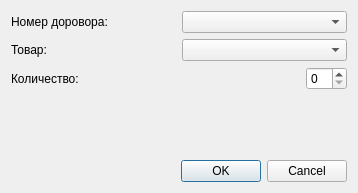
<?xml version="1.0" encoding="UTF-8"?>
<ui version="4.0">
 <class>addConsig</class>
 <widget class="QDialog" name="addConsig">
  <property name="geometry">
   <rect>
    <x>0</x>
    <y>0</y>
    <width>358</width>
    <height>193</height>
   </rect>
  </property>
  <property name="windowTitle">
   <string>Dialog</string>
  </property>
  <layout class="QGridLayout" name="gridLayout">
   <item row="2" column="0">
    <widget class="QDialogButtonBox" name="buttonBox">
     <property name="orientation">
      <enum>Qt::Horizontal</enum>
     </property>
     <property name="standardButtons">
      <set>QDialogButtonBox::Cancel|QDialogButtonBox::Ok</set>
     </property>
    </widget>
   </item>
   <item row="0" column="0">
    <layout class="QVBoxLayout" name="verticalLayout">
     <item>
      <layout class="QHBoxLayout" name="horizontalLayout_3">
       <item>
        <widget class="QLabel" name="label">
         <property name="text">
          <string>Номер доровора:</string>
         </property>
        </widget>
       </item>
       <item>
        <widget class="QComboBox" name="treatyCmb"/>
       </item>
      </layout>
     </item>
     <item>
      <layout class="QHBoxLayout" name="horizontalLayout_2">
       <item>
        <widget class="QLabel" name="label_2">
         <property name="text">
          <string>Товар:</string>
         </property>
        </widget>
       </item>
       <item>
        <widget class="QComboBox" name="prodCmb"/>
       </item>
      </layout>
     </item>
     <item>
      <layout class="QHBoxLayout" name="horizontalLayout">
       <item>
        <widget class="QLabel" name="label_3">
         <property name="text">
          <string>Количество:</string>
         </property>
        </widget>
       </item>
       <item>
        <spacer name="horizontalSpacer">
         <property name="orientation">
          <enum>Qt::Horizontal</enum>
         </property>
         <property name="sizeHint" stdset="0">
          <size>
           <width>40</width>
           <height>20</height>
          </size>
         </property>
        </spacer>
       </item>
       <item>
        <widget class="QSpinBox" name="amountSb"/>
       </item>
      </layout>
     </item>
    </layout>
   </item>
   <item row="1" column="0">
    <spacer name="verticalSpacer">
     <property name="orientation">
      <enum>Qt::Vertical</enum>
     </property>
     <property name="sizeHint" stdset="0">
      <size>
       <width>20</width>
       <height>40</height>
      </size>
     </property>
    </spacer>
   </item>
  </layout>
 </widget>
 <resources/>
 <connections>
  <connection>
   <sender>buttonBox</sender>
   <signal>accepted()</signal>
   <receiver>addConsig</receiver>
   <slot>accept()</slot>
   <hints>
    <hint type="sourcelabel">
     <x>248</x>
     <y>254</y>
    </hint>
    <hint type="destinationlabel">
     <x>157</x>
     <y>274</y>
    </hint>
   </hints>
  </connection>
  <connection>
   <sender>buttonBox</sender>
   <signal>rejected()</signal>
   <receiver>addConsig</receiver>
   <slot>reject()</slot>
   <hints>
    <hint type="sourcelabel">
     <x>316</x>
     <y>260</y>
    </hint>
    <hint type="destinationlabel">
     <x>286</x>
     <y>274</y>
    </hint>
   </hints>
  </connection>
 </connections>
</ui>
